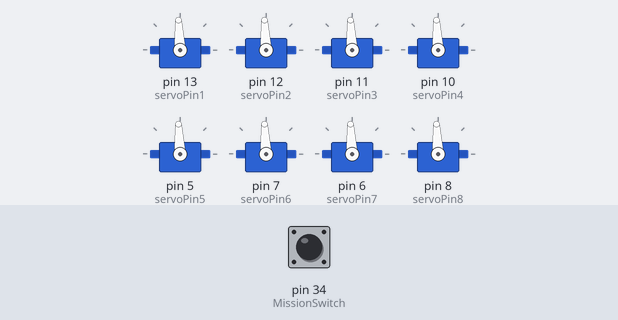
Recording of a sketch running on a simulated Arduino Mega 2560, built with avr-gcc and run on an emulated ATmega2560. On the bench: 8 × servo. The test bench sets the inputs (shaded band); at power-on: pin 34 (MissionSwitch) HIGH. What the sketch prints to the serial monitor is not drawn.

Above: at 2.2 s.
2.3 s: pin 34 (MissionSwitch) pulled LOW for 0.15 s
At 3.2 s:
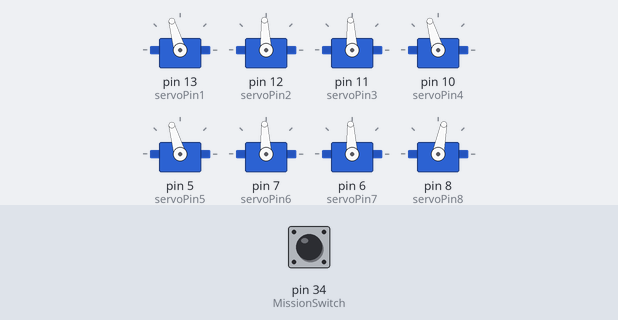
At 8.2 s:
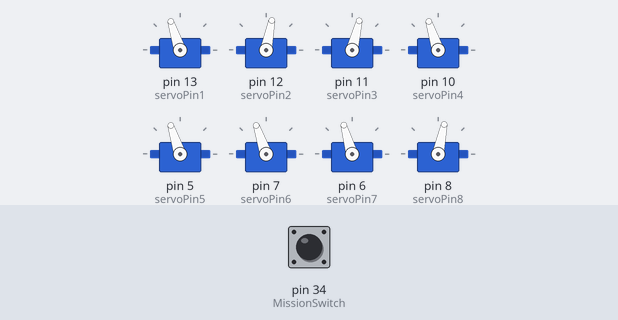
Timing chart, 0 to 17.8 s (numbered marks = the images above; inputs shaded):
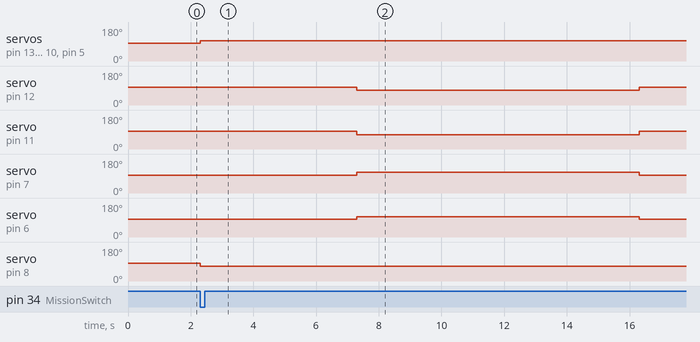

Measured:
- after the input at 2.3 s, servo on pin 13 (servoPin1): 93° → 106° at once, → 108° 5.0 s later; servo on pin 12 (servoPin2): 93° → 79° after 5.0 s, → 93° 9.0 s later

The sketch:

new.ino
```cpp
#include <Servo.h>
#include <SoftwareSerial.h>

//TO COMPILE THE SKETCH AND CHECK FOR ERRORS, CLICK THE CHECK MARK ABOVE
//TO RUN THE SKETCH, CLICK THE RIGHT POINTING ARROW BUTTON ABOVE TO UPLOAD THE CODE TO THE NUC
//WHEN IT SAYS UPLOAD COMPLETE AT THE BOTTOM OF THE SCREEN, TURN ON THE THRUSTERS AND CLICK THE CHECK BUTTON TO RUN IT

//TO TEST THE THRUSTER SPEEDS IN THE POOL, TRY RUNNING ONE FUNCTION AT A TIME
//TRY SEEING HOW THE STARTING 1600 SPEED WORKS AND IF IT IS TOO SLOW OR FAST, ALTAR THE VALUE A FEW LINES DOWN
//YOU CAN ALSO CHANGE THE DELAY TIME IN EACH FUNCTION WHICH WILL ALLOW THE THRUSTERS TO RUN FOR LONGER OR SHORTER AMOUNTS OF TIME
//BE CAREFUL NOT TO RUN THEM FOR TOO LONG SO IT DOESN'T RUN INTO ANYTHING
//IF THE AUV NEEDS TO BE STOPPED IMMEDIATLY, RUN THE STOP SKETCH IN THE STOP FOLDER OR HIT THE KILL SWITCH

//HERE YOU CAN SEE WHICH SERVO NUMBER REPRESENTS EACH THRUSTER
byte servoPin1 = 13; // Left Front-black - a1
byte servoPin2 = 12; // Left Top-white - a2
byte servoPin3 = 11; // Left Bottom - red
byte servoPin4 = 10; // Left Front - orange- a4
byte servoPin5 = 5; // Right Bottom- yellow - m1
byte servoPin6 = 7; // Left Bottom- green
byte servoPin7 = 6; // Left Back - blue
byte servoPin8 = 8; // Left Top - purple - m4

int MissionSwitch = 34;
int Mission = 0;


int signal = 1650; // Set signal value, which should be between 1100 and 1900
int stop = 1500; // Stop thruster //1500-1900 positive 1100-1499 negative


Servo a1;
Servo a2;
Servo a3;
Servo a4;
Servo m1;
Servo m2;
Servo m3;
Servo m4;

void setup()
{

  //flush(MissionSwitch);
  //std::list::clear();
  a1.attach(servoPin1);
  a2.attach(servoPin2);
  a3.attach(servoPin3);
  a4.attach(servoPin4);
  m1.attach(servoPin5);
  m2.attach(servoPin6);
  m3.attach(servoPin7);
  m4.attach(servoPin8);

  //stop them all
  a1.writeMicroseconds(1500); // send "stop" signal to ESC.
  a2.writeMicroseconds(1500); // send "stop" signal to ESC.
  a3.writeMicroseconds(1500); // send "stop" signal to ESC.
  a4.writeMicroseconds(1500); // send "stop" signal to ESC.
  m1.writeMicroseconds(1500); // send "stop" signal to ESC.
  m2.writeMicroseconds(1500); // send "stop" signal to ESC.
  m3.writeMicroseconds(1500); // send "stop" signal to ESC.
  m4.writeMicroseconds(1500); // send "stop" signal to ESC.

  pinMode(MissionSwitch, INPUT_PULLUP); //Mission switch connection as input
  //PULLUP is a function that -- and LOW on mission switch will mean it is on
  delay(1000); // delay to allow the ESC to recognize the stopped signal
  Serial.begin(9600);
  Serial.println("Directions (d=Down,h=hover,f=Forward,l=Left,s=slightleft,r=Right,t=slightright,u=Up,g=Straighht)");


}

void loop()
{
   // Serial.println("l");
  Mission = digitalRead(MissionSwitch); // read Mission Switch input
  char dir; //direction
  if (Mission== LOW)
  {
    //CHOOSE WHICH MOTIONS YOU WANT TO RUN HERE, COMMENT OUT THE ONES YOU DON'T WANT TO USE BY PLACING // IN FRONT OF IT
    //THE ACTUAL CODE FOR EACH FUNCTION IS FURTHER DOWN
//    dir= Serial.read();
//    switch(dir){
//      case 'd':
//        down();
//        Serial.println("down");
//        break;
//      case 'h':
//        hover();
//        Serial.println("hover");
//        break;
//      case 'f':
//        forward();
//        Serial.println("forward");
//        break;
//      case 'l':
//        left();
//        Serial.println("left");
//        break;
//      case 's':
//        slightleft();
//        Serial.println("slight left");
//        break;
//      case 't':
//        slightright();
//        Serial.println("slight right");
//        break;
//      case 'r':
//        right();
//        Serial.println("right");
//        break;
//      case 'u':
//        up();
//        Serial.println("up");
//        break;
//      case 'e':
//        each();
//        Serial.println("each");
//        break;
//      case 'g':
//        straight();
//        Serial.println("straight");
//        break;
//      default:
//        //hover();
//        break;
//   }

//    down();
//    forward();
//    forward();
//    down();
//    forward();
forward();

  }


}


//============MAIN FUNCTIONS ================================
//CHANGE THE CODE FOR EACH MOTION FUNCTION HERE; THE 'SIGNAL' REFERS TO THE VALUE YOU SET TOWARDS THE TOP
//YOU CAN CHANGE THAT VALUE TO EFFECT ALL OF THEM, OR SIMPLY PUT THE NUMBER VALUE IN PARANTHESIS TO CHANGE AN INDIVIDUAL VALUE IF NECESSARY
void down()
{

   m1.writeMicroseconds(stop+195);
   m4.writeMicroseconds(stop-195);
   a1.writeMicroseconds(stop+195);
   a4.writeMicroseconds(stop+195);

   delay(5000); //THIS IS HOW LONG THE THRUSTERS ARE STOPPED IN MILLISECONDS (1000 MILLISECONDS = 1 SECOND)
   a1.writeMicroseconds(stop); // Send signal to ESC.
   a4.writeMicroseconds(stop); // Send sign
   m1.writeMicroseconds(stop); // Send signal to ESC.
   m4.writeMicroseconds(stop); // Send signal to ESC.

   Serial.println("[DOWN] done");
}
void forward()
{
    //KEEPING DOWN - DO NOT CHANGE!!!
    m1.writeMicroseconds(stop+135);
    m4.writeMicroseconds(stop-145);
    a1.writeMicroseconds(stop+135);
    a4.writeMicroseconds(stop+135);
    delay(5000); //THIS IS HOW LONG THE THRUSTERS ARE STOPPED IN MILLISECONDS (1000 MILLISECONDS = 1 SECOND)

    a1.writeMicroseconds(stop); // Send signal to ESC.
    a4.writeMicroseconds(stop); // Send sign
    m1.writeMicroseconds(stop); // Send signal to ESC.
    m4.writeMicroseconds(stop); // Send signal to ESC.
    //--------------------------------------

    //FORWARD MOTION
    a3.writeMicroseconds(stop-170); // Send signal to ESC.  GOING BACK AND DOWN
    a2.writeMicroseconds(stop-140); // Send signal to ESC.
    m2.writeMicroseconds(stop+170); // Send signal to ESC.
    m3.writeMicroseconds(stop+140); // Send signal to ESC.
    //hover
    //hover();
    m1.writeMicroseconds(stop+155);
    m4.writeMicroseconds(stop-155);
    a1.writeMicroseconds(stop+155);
    a4.writeMicroseconds(stop+155);
    delay(9000);

    m2.writeMicroseconds(stop); // Send signal to ESC.
    m3.writeMicroseconds(stop); // Send signal to ESC.
    a3.writeMicroseconds(stop); // Send signal to ESC.
    a2.writeMicroseconds(stop); // Send signal to ESC.
    Serial.println("FORWARD] done");
}

void hover()
{
  m4.writeMicroseconds(stop-150);  //down
  m1.writeMicroseconds(stop-150); //up
  a1.writeMicroseconds(stop+150); //down
  a4.writeMicroseconds(stop-150); //up
  delay(1000);

  a1.writeMicroseconds(stop); // Send signal to ESC.
  a4.writeMicroseconds(stop); // Send sign
  m1.writeMicroseconds(stop); // Send signal to ESC.
  m4.writeMicroseconds(stop); // Send signal to ESC.

  Serial.println("[HOVER] done");

}
void up()
{
  a1.writeMicroseconds(stop-150); // Send signal to ESC.
  a4.writeMicroseconds(stop-150); // Send signal to ESC.
  m1.writeMicroseconds(stop-150); // Send signal to ESC.
  m4.writeMicroseconds(stop+150); // Send signal to ESC.
  delay(5000);

  a1.writeMicroseconds(stop); // Send signal to ESC.
  a4.writeMicroseconds(stop); // Send sign
  m1.writeMicroseconds(stop); // Send signal to ESC.
  m4.writeMicroseconds(stop); // Send signal to ESC.
  Serial.println("[UP] done");
}

void straight()
{
    a3.writeMicroseconds(stop-150); // Send signal to ESC.  MOVE FORWARD
    a2.writeMicroseconds(stop-150); // Send signal to ESC.
    m2.writeMicroseconds(stop+150); // Send signal to ESC.
    m3.writeMicroseconds(stop+140); // Send signal to ESC.


    delay(9000);

    m2.writeMicroseconds(stop); // Send signal to ESC.
    m3.writeMicroseconds(stop); // Send signal to ESC.
    a3.writeMicroseconds(stop); // Send signal to ESC.
    a2.writeMicroseconds(stop); // Send signal to ESC.
    Serial.println("[STRAIGHT] done");
}
void left()
{

    //M side runs faster OR A side runs slower
    a2.writeMicroseconds(stop-120); // Send signal to ESC.
    a3.writeMicroseconds(stop-150); // Send signal to ESC.  MOVE FORWARD
    m2.writeMicroseconds(stop+165); // Send signal to ESC.
    m3.writeMicroseconds(stop+150); // Send signal to ESC.
    hover();
    delay(9000);

    //STOP all
    m2.writeMicroseconds(stop); // Send signal to ESC.
    m3.writeMicroseconds(stop); // Send signal to ESC.
    a2.writeMicroseconds(stop); // Send sign
    a3.writeMicroseconds(stop); // Send signal to ESC.
    Serial.println("[LEFT] done");
}
void slightleft()
{
    a2.writeMicroseconds(stop-110); // Send signal to ESC.
    a3.writeMicroseconds(stop-140); // Send signal to ESC.  MOVE FORWARD
    m2.writeMicroseconds(stop+130); // Send signal to ESC.
    m3.writeMicroseconds(stop+130); // Send signal to ESC.
    hover();
    delay(9000);

    m2.writeMicroseconds(stop); // Send signal to ESC.
    m3.writeMicroseconds(stop); // Send signal to ESC.
    a3.writeMicroseconds(stop); // Send signal to ESC.
    a2.writeMicroseconds(stop); // Send signal to ESC.
    a1.writeMicroseconds(stop); // Send signal to ESC.
    a4.writeMicroseconds(stop); // Send sign
    m1.writeMicroseconds(stop); // Send signal to ESC.
    m4.writeMicroseconds(stop); // Send signal to ESC.

    Serial.println("[SLIGHT LEFT] done");
}
void right()
{
    //RIGHT = move left side faster (A runs faster/M runs slower)
    a2.writeMicroseconds(stop-185); // Send signal to ESC.
    a3.writeMicroseconds(stop-215); // Send signal to ESC.
    m2.writeMicroseconds(stop+80); // Send signal to ESC.
    m3.writeMicroseconds(stop+85); // Send signal to ESC.
    hover();
    delay(5000);

    a3.writeMicroseconds(stop); // Send signal to ESC.
    a2.writeMicroseconds(stop); // Send signal to ESC.
    m2.writeMicroseconds(stop); // Send signal to ESC.
    m3.writeMicroseconds(stop); // Send signal to ESC.
    Serial.println("[RIGHT] done");
}
void slightright()
{
    //RIGHT = move left side faster (A runs faster/M runs slower)
    a2.writeMicroseconds(stop-125); // Send signal to ESC.
    a3.writeMicroseconds(stop-145); // Send signal to ESC.
    m2.writeMicroseconds(stop+125); // Send signal to ESC.
    m3.writeMicroseconds(stop+125); // Send signal to ESC.
    //hover
    hover();
    delay(5000);

    a3.writeMicroseconds(stop); // Send signal to ESC.
    a2.writeMicroseconds(stop); // Send signal to ESC.
    m2.writeMicroseconds(stop); // Send signal to ESC.
    m3.writeMicroseconds(stop); // Send signal to ESC.
    Serial.println("[SLIGHT RIGHT] done");
}
void each()
{
    a1.writeMicroseconds(signal); // Send signal to ESC.
    delay(2000); //THIS IS HOW LONG THE THRUSTERS RUN IN MILLISECONDS (1000 MILLISECONDS = 1 SECOND)
    a1.writeMicroseconds(stop); // Send signal to ESC.
    delay(5000); //THIS IS HOW LONG THE THRUSTERS ARE STOPPED IN MILLISECONDS (1000 MILLISECONDS = 1 SECOND)
    a2.writeMicroseconds(signal); // Send signal to ESC.
    delay(2000); //THIS IS HOW LONG THE THRUSTERS RUN IN MILLISECONDS (1000 MILLISECONDS = 1 SECOND)
    a2.writeMicroseconds(stop); // Send signal to ESC.
    delay(5000); //THIS IS HOW LONG THE THRUSTERS ARE STOPPED IN MILLISECONDS (1000 MILLISECONDS = 1 SECOND)
    a3.writeMicroseconds(signal); // Send signal to ESC.
    delay(2000); //THIS IS HOW LONG THE THRUSTERS RUN IN MILLISECONDS (1000 MILLISECONDS = 1 SECOND)
    a3.writeMicroseconds(stop); // Send signal to ESC.
    delay(5000); //THIS IS HOW LONG THE THRUSTERS ARE STOPPED IN MILLISECONDS (1000 MILLISECONDS = 1 SECOND)
    a4.writeMicroseconds(signal); // Send signal to ESC.
    delay(2000); //THIS IS HOW LONG THE THRUSTERS RUN IN MILLISECONDS (1000 MILLISECONDS = 1 SECOND)
    a4.writeMicroseconds(stop); // Send signal to ESC.
    delay(5000); //THIS IS HOW LONG THE THRUSTERS ARE STOPPED IN MILLISECONDS (1000 MILLISECONDS = 1 SECOND)
    m1.writeMicroseconds(signal); // Send signal to ESC.
    delay(2000); //THIS IS HOW LONG THE THRUSTERS RUN IN MILLISECONDS (1000 MILLISECONDS = 1 SECOND)
    m1.writeMicroseconds(stop); // Send signal to ESC.
    delay(5000); //THIS IS HOW LONG THE THRUSTERS ARE STOPPED IN MILLISECONDS (1000 MILLISECONDS = 1 SECOND)
    m1.writeMicroseconds(signal); // Send signal to ESC.
    delay(2000); //THIS IS HOW LONG THE THRUSTERS RUN IN MILLISECONDS (1000 MILLISECONDS = 1 SECOND)
    m2.writeMicroseconds(stop); // Send signal to ESC.
    delay(5000); //THIS IS HOW LONG THE THRUSTERS ARE STOPPED IN MILLISECONDS (1000 MILLISECONDS = 1 SECOND)
    m3.writeMicroseconds(signal); // Send signal to ESC.
    delay(2000); //THIS IS HOW LONG THE THRUSTERS RUN IN MILLISECONDS (1000 MILLISECONDS = 1 SECOND)
    m4.writeMicroseconds(stop); // Send signal to ESC.
    delay(5000); //THIS IS HOW LONG THE THRUSTERS ARE STOPPED IN MILLISECONDS (1000 MILLISECONDS = 1 SECOND)
    m4.writeMicroseconds(signal); // Send signal to ESC.
    delay(2000); //THIS IS HOW LONG THE THRUSTERS RUN IN MILLISECONDS (1000 MILLISECONDS = 1 SECOND)
    m4.writeMicroseconds(stop); // Send signal to ESC.
    delay(5000); //THIS IS HOW LONG THE THRUSTERS ARE STOPPED IN MILLISECONDS (1000 MILLISECONDS = 1 SECOND)
}

//void backward()
//{
//    //KEEPING DOWN - DO NOT CHANGE!!!
//    m1.writeMicroseconds(stop+125);
//    m4.writeMicroseconds(stop-125);
//    a1.writeMicroseconds(stop+125);
//    a4.writeMicroseconds(stop+125);
//    delay(1500); //THIS IS HOW LONG THE THRUSTERS ARE STOPPED IN MILLISECONDS (1000 MILLISECONDS = 1 SECOND)
//
//    a1.writeMicroseconds(stop); // Send signal to ESC.
//    a4.writeMicroseconds(stop); // Send sign
//    m1.writeMicroseconds(stop); // Send signal to ESC.
//    m4.writeMicroseconds(stop); // Send signal to ESC.
//    //--------------------------------------
//
//    //Backward MOTION
//    a3.writeMicroseconds(stop-170); // Send signal to ESC.  GOING BACK AND DOWN
//    a2.writeMicroseconds(stop+140); // Send signal to ESC.
//    m2.writeMicroseconds(stop-170); // Send signal to ESC.
//    m3.writeMicroseconds(stop+140); // Send signal to ESC.
//    //hover
//    hover();
//    delay(9000);
//
//    m2.writeMicroseconds(stop); // Send signal to ESC.
//    m3.writeMicroseconds(stop); // Send signal to ESC.
//    a3.writeMicroseconds(stop); // Send signal to ESC.
//    a2.writeMicroseconds(stop); // Send signal to ESC.
//    Serial.println("backward!!");
//}


//HOVER USED BEFORE
//hover
//    m1.writeMicroseconds(stop+100);
//    m4.writeMicroseconds(stop-100);
//    a1.writeMicroseconds(stop+100);
//    a4.writeMicroseconds(stop+100);

//M1 AND M2 are switched- m1 runs m4 and m4 runs m1
```
